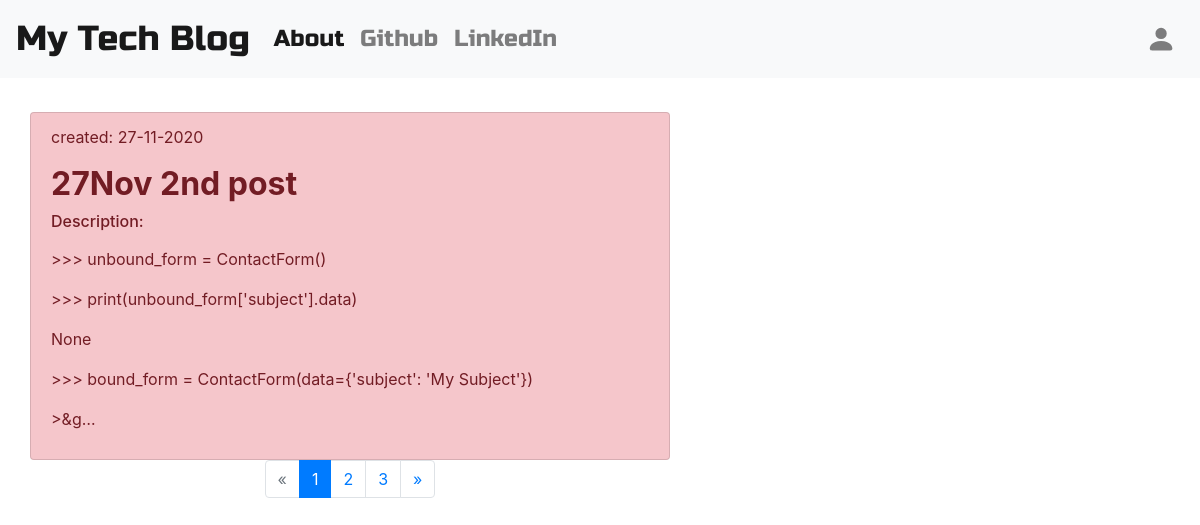
Screenshot of /drafts/ with the database file from the repository.
### blog/models.py (models this page shows, shortened)
class Post(models.Model):
    author = models.ForeignKey('auth.User', on_delete=models.CASCADE)
    title = models.CharField(max_length=200)
    text = models.TextField()
    created_date = models.DateTimeField(default=timezone.now)
    published_date = models.DateTimeField(blank=True, null=True)

### blog/views.py (the view)
# urls.py: path('drafts/', views.DraftListView.as_view(), name='post_draft_list'),
class DraftListView(ListView):
    paginate_by = 1
    model = Post
    template_name = 'post_draft_list.html'
    def get_queryset(self):
        return Post.objects.filter(published_date__isnull=True).order_by('created_date')

### blog/templates/blog/post_draft_list.html
{% extends 'blog/base.html' %}}
{% block content %}
{% for post in post_list %}
    <div class="post">
    <div class="list-group mt-4" style="width: 40rem;">
    <a href="{% url 'post_detail' pk=post.pk %}" class="list-group-item list-group-item-action list-group-item-danger">
            <p class="date">created: {{ post.created_date|date:'d-m-Y' }}</p>
            <h2><b>{{ post.title }}</b></h2>
            {% autoescape off %}
                    <h6>Description:</h6>
                    <p>{{ post.text|truncatechars:200 }}</p>
            {% endautoescape %}
    </a>
    </div>
    </div>
{% endfor %}
    <nav aria-label="Page navigation example">
    {% if is_paginated %}
      <ul class="pagination justify-content-center">
        {% if page_obj.has_previous %}
          <li class="page-item"><a class="page-link" href="?page={{ page_obj.previous_page_number }}">&laquo;</a></li>
        {% else %}
          <li class="page-item disabled"><a class="page-link">&laquo;</a></li>
        {% endif %}
        {% for i in paginator.page_range %}
          {% if page_obj.number == i %}
            <li class="page-item active"><a class="page-link">{{ i }} <span class="sr-only">(current)</span></a></li>
          {% else %}
            <li class="page-item"><a class="page-link" href="?page={{ i }}">{{ i }}</a></li>
          {% endif %}
        {% endfor %}
        {% if page_obj.has_next %}
          <li class="page-item"><a class="page-link" href="?page={{ page_obj.next_page_number }}">&raquo;</a></li>
        {% else %}
          <li class="page-item disabled"><a class="page-link">&raquo;</a></li>
        {% endif %}
      </ul>
    {% endif %}
</nav>
{% endblock %}

### blog/static/css/blog.css (style rules this page uses)
.loader { filter:hue-rotate(0deg); color: linear-gradient(45deg,#0f8,#08f); animation:hue 5000ms infinite linear; }

### rows the page displays
Post: created_date "27-11-2020", title "27Nov 2nd post", text ">>> unbound_form = ContactForm() >>> print(unbound_form['subject'].data) None >>> bound_form = ContactForm(data={'subject': 'My Subject'}) >&g…"

### other values shown
{{ i }} "1"
{{ i }} "2" "3"
